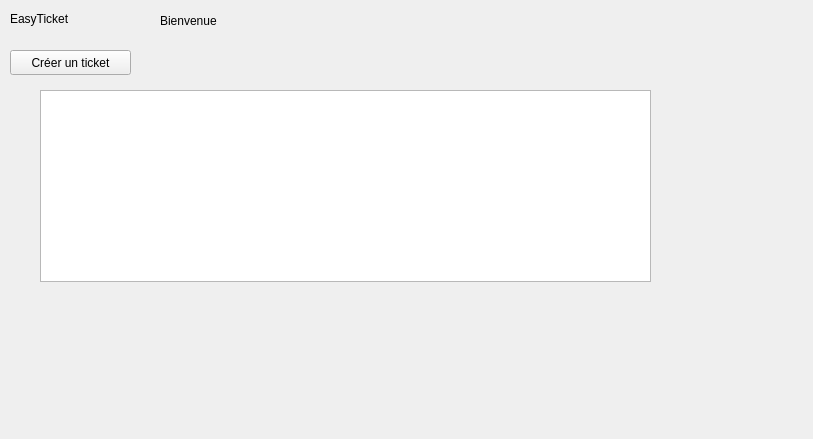
<?xml version="1.0" encoding="UTF-8"?>
<ui version="4.0">
 <class>EcranPrincipal</class>
 <widget class="QWidget" name="EcranPrincipal">
  <property name="geometry">
   <rect>
    <x>0</x>
    <y>0</y>
    <width>813</width>
    <height>439</height>
   </rect>
  </property>
  <property name="windowTitle">
   <string>Form</string>
  </property>
  <widget class="QLabel" name="labelNom">
   <property name="geometry">
    <rect>
     <x>160</x>
     <y>0</y>
     <width>411</width>
     <height>41</height>
    </rect>
   </property>
   <property name="text">
    <string>Bienvenue</string>
   </property>
  </widget>
  <widget class="QLabel" name="label">
   <property name="geometry">
    <rect>
     <x>10</x>
     <y>10</y>
     <width>81</width>
     <height>17</height>
    </rect>
   </property>
   <property name="text">
    <string>EasyTicket</string>
   </property>
  </widget>
  <widget class="QPushButton" name="pushButtonCreationTicket">
   <property name="geometry">
    <rect>
     <x>10</x>
     <y>50</y>
     <width>121</width>
     <height>25</height>
    </rect>
   </property>
   <property name="text">
    <string>Créer un ticket</string>
   </property>
  </widget>
  <widget class="QListWidget" name="listeTickets">
   <property name="geometry">
    <rect>
     <x>40</x>
     <y>90</y>
     <width>611</width>
     <height>192</height>
    </rect>
   </property>
  </widget>
 </widget>
 <resources/>
 <connections/>
</ui>
